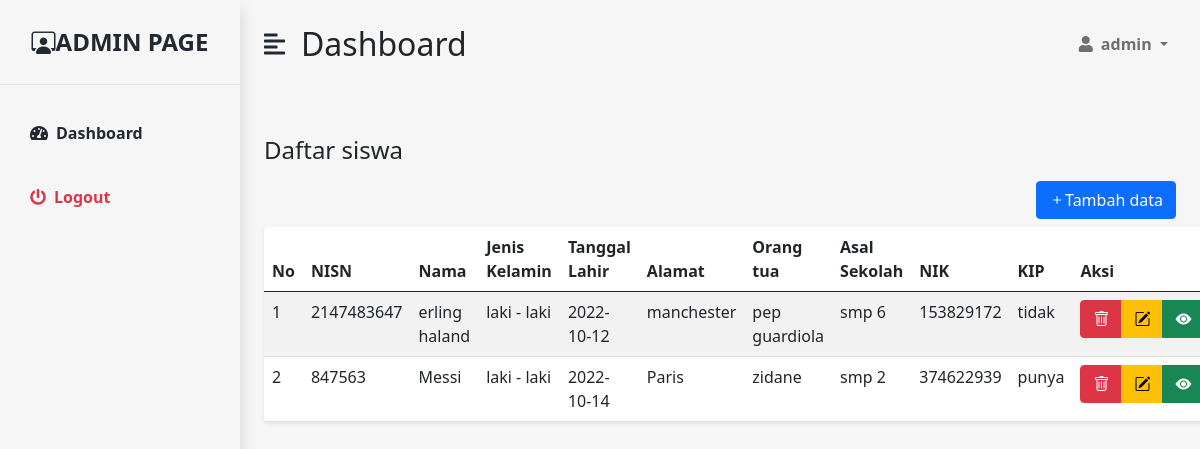
The page /dashboard.php (signed in) on the database its author committed.
### tables this page shows
CREATE TABLE `siswa` (
  `id` int(4) NOT NULL,
  `nisn` int(25) NOT NULL,
  `nama` varchar(50) NOT NULL,
  `gender` enum('laki - laki','perempuan','','') NOT NULL,
  `tgl_lahir` date NOT NULL,
  `alamat` varchar(100) NOT NULL,
  `ortu` varchar(50) NOT NULL,
  `asal` varchar(50) NOT NULL,
  `nik` int(50) NOT NULL,
  `kip` enum('punya','tidak','','') NOT NULL,
  `foto` varchar(50) NOT NULL
);

### caesar.php (called while the page is built, shortened)
<?php
function geser_teks($string, $key) {
    return implode('', array_map(function ($char) use ($key) {
        return geser_karakter($char, $key);
    }, str_split($string)));
}
function geser_karakter($char, $shift) {
    $shift = $shift % 25;
    $ascii = ord($char);
    $shifted = $ascii + $shift;
    if ($ascii >= 97 && $ascii <= 122) {
        return chr(geser_huruf_kecil($shifted));
    }
    return chr($ascii);
}
function geser_huruf_kecil($ascii) {
    if ($ascii < 97) {
        $ascii = 123 - (97 - $ascii);
    }
    return $ascii;
}
function dekripsi($ciphertext, $key = -3) {
    return geser_teks($ciphertext, -$key);
}

### dashboard.php (the view, shortened to what this page needs)
<?php
include('header.php');
include('database/config.php');
include('caesar.php');
?>
    <div class="container-fluid px-4">
        <div class="row my-5">
        <h3 class="fs-4 mb-3">Daftar siswa</h3>
            <div class="text-end">
                <button type="button" class="btn btn-primary mb-2" onclick="window.location.href='add.php'"><i class="bi bi-plus"></i>Tambah data</button>
            </div>
                <div class="col">
                    <table class="table bg-white rounded shadow-sm  table-hover table-striped">
                        <thead>
                            <tr>
                                <th scope="col">No</th>
                                <th scope="col" width="50">NISN</th>
                                <th scope="col" width="50">Nama</th>
                                <th scope="col">Jenis Kelamin</th>
                                <th scope="col">Tanggal Lahir</th>
                                <th scope="col">Alamat</th>
                                <th scope="col">Orang tua</th>
                                <th scope="col">Asal Sekolah</th>
                                <th scope="col">NIK</th>
                                <th scope="col">KIP</th>
                                <th scope="col" width="120">Aksi</th>
                            </tr>
                        </thead>
                        <tbody>
                            <?php
                            $no = 0;
                             $sql = "SELECT * FROM siswa ;";
                             $query = mysqli_query($conn, $sql);
                                while($list = mysqli_fetch_array($query)){
                                $no++;
                                $ortu1=$list['ortu'];
                            ?>
                            <tr>
                                <td><?= $no; ?></td>
                                <td><?= $list['nisn']; ?></td>
                                <td><?= $list['nama']; ?></td>
                                <td><?= $list['gender']; ?></td>
                                <td><?= $list['tgl_lahir']; ?></td>
                                <td><?= $list['alamat']; ?></td>
                                <td><?= $ortu = dekripsi($ortu1 , 3); ?></td>
                                <td><?= $list['asal']; ?></td>
                                <td><?= $list['nik']; ?></td>
                                <td><?= $list['kip']; ?></td>
                                <td>
                                    <div class="btn-group">
                                        <a href="delete.php?id=<?= $list['id']; ?>" class="btn btn-danger" onclick="return confirm('Anda yakin akan menghapus data ini?')"><i class="bi bi-trash"></i></a>
                                        <a href="edit.php?id=<?= $list['id']; ?>" class="btn btn-warning"><i class="bi bi-pencil-square"></i></a>
                                        <a href="detail.php?id=<?= $list['id']; ?>" class="btn btn-success"><i class="bi bi-eye-fill"></i></a>
                                    </div>
                                </td>
                            </tr>
                            <?php } ?>
                            </tbody>
                        </table>
                    </div>
                </div>
            </div>
        </div>
    </div>
    <?php
    include('footer.php');
    ?>

### assets/css/style-admin.css (style rules this page uses)
:root { --main-bg-color: #f4d143; --main-text-color: #222831; --second-text-color: #bbbec5; --second-bg-color: #f5df8a; }

### rows shown on the page
siswa: nisn "2147483647", nama "erling haland", gender "laki - laki", tgl_lahir "2022-10-12", alamat "manchester", ortu "pep guardiola", asal "smp 6", nik "153829172", kip "tidak"
siswa: nisn "847563", nama "Messi", gender "laki - laki", tgl_lahir "2022-10-14", alamat "Paris", ortu "zidane", asal "smp 2", nik "374622939", kip "punya"

### other values the page prints
$_SESSION['username'] "admin"
